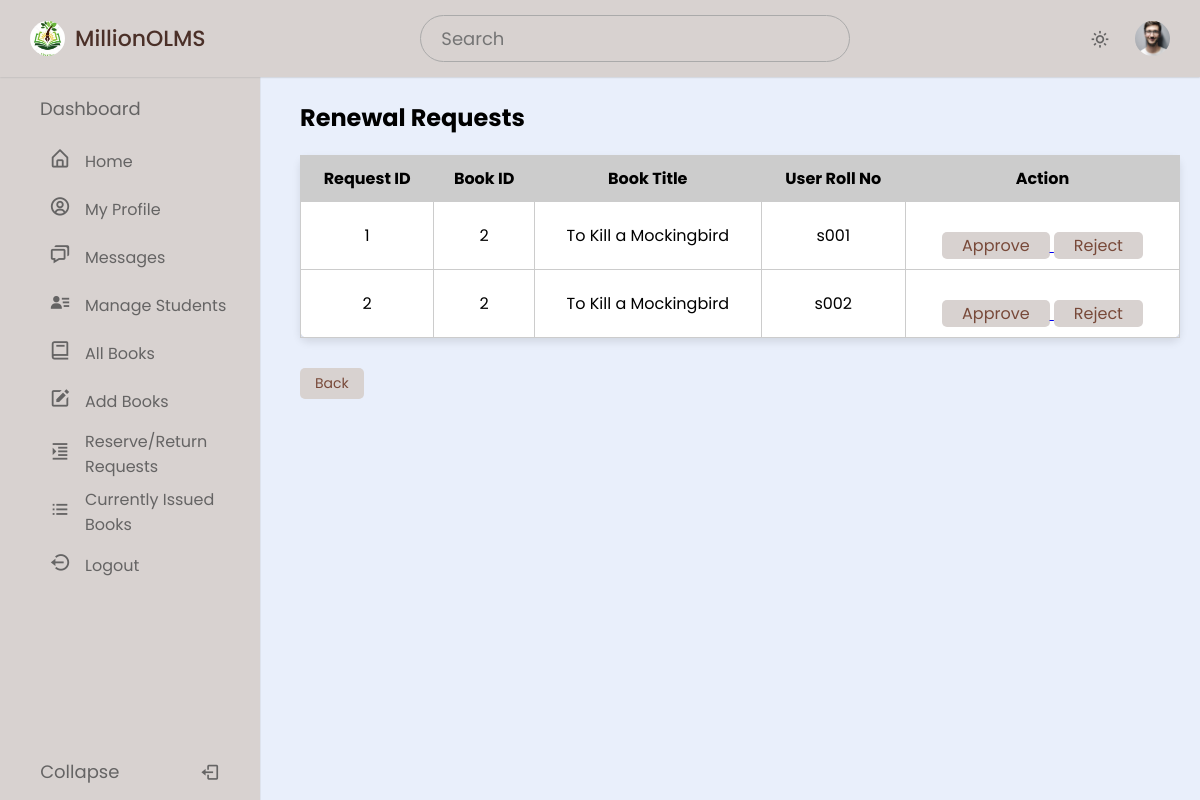
The app's page /admin/renew_request.php with its own data.
### tables this page shows
CREATE TABLE `renew` (
  `id` int NOT NULL,
  `RollNo` varchar(50) NOT NULL,
  `BookId` int NOT NULL,
  `Date_Renewed` timestamp NULL DEFAULT CURRENT_TIMESTAMP
);

CREATE TABLE `book` (
  `BookId` int NOT NULL,
  `Title` varchar(50) DEFAULT NULL,
  `Publisher` varchar(50) DEFAULT NULL,
  `Year` varchar(50) DEFAULT NULL,
  `Availability` int DEFAULT NULL,
  `Status` enum('Available','Reserved','CheckedOut') NOT NULL DEFAULT 'Available'
);

### admin/renew_request.php (the view, shortened to what this page needs)
<?php
include 'dbconn.php';
$query = "SELECT r.id, r.BookId, r.RollNo, b.Title
          FROM renew r
          JOIN book b ON r.BookId = b.BookId";
$result = mysqli_query($conn, $query);
$rollno = $_SESSION['RollNo'];
$userQuery = "SELECT ProfilePicture FROM olms.user WHERE RollNo = ?";
$userStmt = $conn->prepare($userQuery);
if ($userStmt) {
    $userStmt->bind_param("s", $rollno);
    $userStmt->execute();
    $userResult = $userStmt->get_result();
    $userRow = $userResult->fetch_assoc();
    $ProfilePicture = !empty($userRow['ProfilePicture']) ? htmlspecialchars($userRow['ProfilePicture']) : 'images/profile.jpg';
} else {
    $ProfilePicture = 'images/profile.jpg';
}
?>
<!DOCTYPE html>
<html lang="en">
<head>
    <link href="https://unpkg.com/boxicons@latest/css/boxicons.min.css" rel="stylesheet" />
    <link rel="stylesheet" href="style.css">
</head>
<body>
    <nav class="navbar">
        <div class="logo_item">
            <img src="images/logo.jpg" alt="">MillionOLMS
        </div>
        <div class="search_bar">
            <input type="text" placeholder="Search" />
        </div>
        <div class="navbar_content">
            <i class='bx bx-sun' id="darkLight"></i>
            <img src="<?php echo ($ProfilePicture); ?>" alt="Profile Picture" class="profile" />
        </div>
    </nav>
    <nav class="sidebar">
        <div class="menu_content">
            <ul class="menu_items">
                <div class="menu_title menu_dahsboard"></div>
                <li class="item">
                    <a href="home.php" class="nav_link submenu_item">
                        <span class="navlink_icon">
                            <i class="bx bx-home-alt"></i>
                        </span>
                        <span class="navlink">Home</span>
                    </a>
                </li>
                <li class="item">
                    <a href="profile.php" class="nav_link submenu_item">
                        <span class="navlink_icon">
                            <i class='bx bx-user-circle'></i>
                        </span>
                        <span class="navlink">My Profile</span>
                    </a>
                </li>
                <li class="item">
                    <a href="message.php" class="nav_link submenu_item">
                        <span class="navlink_icon">
                            <i class='bx bx-chat'></i>
                        </span>
                        <span class="navlink">Messages</span>
                    </a>
                </li>
                <li class="item">
                    <a href="admin_manageStud.php" class="nav_link submenu_item">
                        <span class="navlink_icon">
                            <i class='bx bxs-user-detail'></i>
                        </span>
                        <span class="navlink">Manage Students</span>
                    </a>
                </li>
                <li class="item">
                    <a href="admin_allBooks.php" class="nav_link submenu_item">
                        <span class="navlink_icon">
                            <i class='bx bx-book'></i>
                        </span>
                        <span class="navlink">All Books</span>
                    </a>
                </li>
                <li class="item">
                    <a href="addBook.php" class="nav_link submenu_item">
                        <span class="navlink_icon">
                            <i class='bx bxs-edit'></i>
                        </span>
                        <span class="navlink">Add Books</span>
                    </a>
                </li>
                <li class="item">
                    <a href="requests.php" class="nav_link submenu_item">
                        <span class="navlink_icon">
                            <i class='bx bx-right-indent'></i>
                        </span>
                        <span class="navlink">Reserve/Return<br>Requests</span>
                    </a>
                </li>
                <li class="item">
                    <a href="currently_issued.php" class="nav_link submenu_item">
                        <span class="navlink_icon">
                            <i class='bx bx-list-ul'></i>
                        </span>
                        <span class="navlink">Currently Issued<br>Books</span>
                    </a>
                </li>
                <li class="item">
                    <a href="logout.php" class="nav_link submenu_item">
                        <span class="navlink_icon">
                            <i class='bx bx-log-out-circle'></i>
                        </span>
                        <span class="navlink">Logout</span>
                    </a>
                </li>
            </ul>
            <div class="bottom_content">
                <div class="bottom expand_sidebar">
                    <span> Expand</span>
                </div>
                <div class="bottom collapse_sidebar">
                    <span> Collapse</span>
                    <i class='bx bx-log-out'></i>
                </div>
            </div>
        </div>
    </nav>
    <main class="main-content">
    <h2>Renewal Requests</h2>
    <table>
        <tr>
            <th>Request ID</th>
            <th>Book ID</th>
            <th>Book Title</th>
            <th>User Roll No</th>
            <th>Action</th>
        </tr>
        <?php while ($row = mysqli_fetch_assoc($result)) { ?>
        <tr>
            <td><?php echo $row['id']; ?></td>
            <td><?php echo $row['BookId']; ?></td>
            <td><?php echo $row['Title']; ?></td>
            <td><?php echo $row['RollNo']; ?></td>
            <td>
                <a href="renew_request.php?action=approve&id=<?php echo $row['id']; ?>">
                    <button type="button">Approve</button>
                </a>
                <a href="renew_request.php?action=reject&id=<?php echo $row['id']; ?>">
                    <button type="button" class="reject">Reject</button>
                </a>
            </td>
        </tr>
        <?php } ?>
    </table><br>
    <a href="requests.php" class="table_btn">Back</a>
    </main>
</body>
</html>

### admin/style.css (style rules this page uses)
* { margin: 0; padding: 0; box-sizing: border-box; font-family: "Poppins", sans-serif; }
:root { --light-brown-color: #D8D2D0; --dark-brown-color: #4b3028; --grey-color: #656464; --light-grey-color: #aaa; }
body { background-color: #E9EFFB; transition: all 0.5s ease; }
.navbar { position: fixed; top: 0; width: 100%; left: 0; background-color: var(--light-brown-color); display: flex; align-items: center; justify-content: space-between; padding: 15px 30px; z-index: 1000; box-shadow: 0 0 2px var(--light-grey-color); }
.logo_item { display: flex; align-items: center; column-gap: 10px; font-size: 22px; font-weight: 500; color: var(--dark-brown-color); }
.navbar img { width: 35px; height: 35px; object-fit: cover; border-radius: 50%; }
.search_bar { height: 47px; max-width: 430px; width: 100%; }
.search_bar input { height: 100%; width: 100%; border-radius: 25px; font-size: 18px; outline: none; background-color: var(--light-brown-color); color: var(--grey-color); border: 1px solid var(--light-grey-color); padding: 0 20px; }
.navbar_content { display: flex; align-items: center; column-gap: 25px; }
.navbar_content i { cursor: pointer; font-size: 20px; color: var(--grey-color); }
.sidebar { background-color: var(--light-brown-color); width: 260px; position: fixed; top: 0; left: 0; height: 100%; padding: 80px 20px; z-index: 100; overflow-y: scroll; box-shadow: 0 0 1px var(--light-grey-color); transition: all 0.5s ease; }
.menu_content { position: relative; }
.menu_title { margin: 15px 0; padding: 0 20px; font-size: 18px; }
.menu_title::before { color: var(--grey-color); white-space: nowrap; }
.menu_dahsboard::before { content: "Dashboard"; }
.menu_items { padding: 0; list-style: none; }
.navlink_icon { position: relative; font-size: 22px; min-width: 50px; line-height: 40px; display: inline-block; text-align: center; border-radius: 6px; }
.navlink_icon::before { content: ""; position: absolute; height: 100%; width: calc(100% + 100px); left: -20px; }
.sidebar .nav_link { display: flex; align-items: center; width: 100%; padding: 4px 15px; border-radius: 8px; text-decoration: none; color: var(--grey-color); white-space: nowrap; }
.submenu_item { cursor: pointer; }
.bottom_content { position: fixed; bottom: 60px; left: 0; width: 260px; cursor: pointer; transition: all 0.5s ease; }
.bottom { position: absolute; display: flex; align-items: center; left: 0; justify-content: space-around; padding: 18px 0; text-align: center; width: 100%; color: var(--grey-color); border-top: 1px solid var(--grey-color-light); background-color: var(--light-brown-color); }
.bottom i { font-size: 20px; }
.bottom span { font-size: 18px; }
input { padding: 8px; font-size: 14px; border: 1px solid #ccc; border-radius: 4px; }
.main-content { grid-area: main; padding: 20px; margin: 80px 0 0 280px; }
table { width: 100%; border-collapse: collapse; background-color: #fff; border-radius: 8px; box-shadow: 0 4px 8px rgba(0, 0, 0, 0.1); overflow-x: auto; margin-top: 20px; }
table th, table td { border: 1px solid #ccc; padding: 10px; text-align: center; }
table th { height: 30px; background-color: #ccc; }
table td button { display: inline-block; padding: 1px 20px; font-size: 16px; color: #784939; background-color: #d8d2d0; border: none; border-radius: 5px; text-decoration: none; transition: background-color 0.3s; margin-top: 20px; }
.table_btn { display: inline-block; padding: 5px 15px; font-size: 14px; color: #784939; background-color: #d8d2d0; border: none; border-radius: 5px; text-decoration: none; transition: background-color 0.3s; margin-top: 5px; }

### records on screen
renew: id "1", BookId "2", BookId.Title "To Kill a Mockingbird", RollNo "s001"
renew: id "2", BookId "2", BookId.Title "To Kill a Mockingbird", RollNo "s002"
